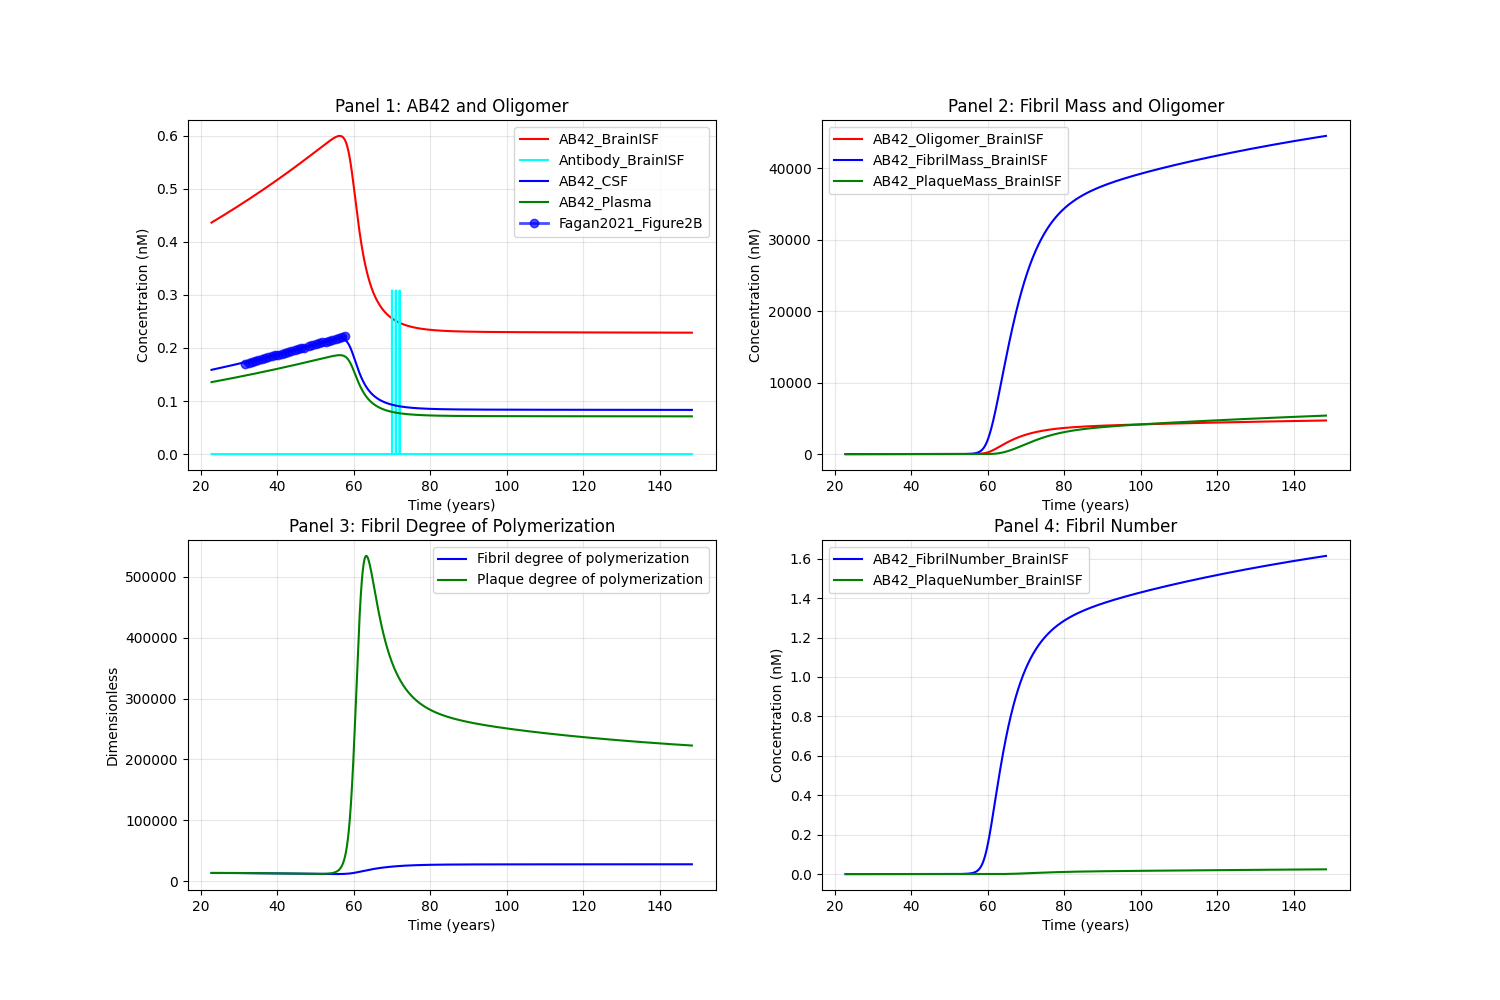

Here is the Python script that generated this plot:
import tellurium as te
import numpy as np
import matplotlib.pyplot as plt
import pandas as pd


def run_simulation():
    r = te.loada(__file__.replace('.py', '.txt'))
    r.setIntegrator('cvode')
    r.integrator.absolute_tolerance = 1e-8
    r.integrator.relative_tolerance = 1e-8
    r.integrator.setValue('stiff', True)
    result = r.simulate(0, 1000, 10000)
    result = r.simulate(1000, 200000, 200000)
    result = r.simulate(200000, 1300000, 1300000, ['time','[Antibody_Plasma]','[Antibody_BrainISF]','[Antibody_LiverVascular]',
    '[Antibody_LungVascular]','[Antibody_LymphNode]','[Antibody_BrainVascular]','[Antibody_BBB]','[Antibody_SAS]',
    '[Antibody_LV]','[APP_BrainISF]','[AB42_BrainISF]','[C99_BrainISF]','[AB42_Oligomer_BrainISF]','[AB42_FibrilNumber_BrainISF]','[AB42_FibrilMass_BrainISF]',
    '[AB42_Plasma]','[AB42_SAS]','Fibril_degree_polymerization','[AB42_PlaqueMass_BrainISF]','[AB42_PlaqueNumber_BrainISF]','Plaque_degree_polymerization'])
    
    # Create two-panel subplot layout
    fig, axes = plt.subplots(2, 2, figsize=(15, 10))
    ax1, ax2 = axes[0]
    ax3, ax4 = axes[1]
    
    # Left panel - first two variables
    ax1.plot(result['time']/24/365, result['[AB42_BrainISF]'], label='AB42_BrainISF',color='red')
    ax1.plot(result['time']/24/365, result['[Antibody_BrainISF]'], label='Antibody_BrainISF',color='cyan')
    ax1.plot(result['time']/24/365, result['[AB42_SAS]'], label='AB42_CSF',color='blue')
    ax1.plot(result['time']/24/365, result['[AB42_Plasma]'], label='AB42_Plasma',color='green')
    # ax1.plot(result['time'], result['[Antibody_Plasma]'], label='Antibody_Plasma')
    # Read the CSV file
    df = pd.read_csv('Fagan2021_Figure2B.csv')
    dian_noncarrier_data = df[df['series'] == 'DIAN_noncarrier']
    ax1.plot(dian_noncarrier_data['time'], dian_noncarrier_data['measurement'], 
         marker='o', linewidth=2, markersize=6, color='blue', alpha=0.7,label='Fagan2021_Figure2B')

    ax1.set_xlabel('Time (years)')
    ax1.set_ylabel('Concentration (nM)')
    ax1.set_title('Panel 1: AB42 and Oligomer')
    ax1.legend()
    ax1.grid(True, alpha=0.3)
    
    # Right panel - second two variables
    ax2.plot(result['time']/24/365, result['[AB42_Oligomer_BrainISF]'], label='AB42_Oligomer_BrainISF',color='red')
    
    ax2.plot(result['time']/24/365, result['[AB42_FibrilMass_BrainISF]'], label='AB42_FibrilMass_BrainISF',color='blue')
    ax2.plot(result['time']/24/365, result['[AB42_PlaqueMass_BrainISF]'], label='AB42_PlaqueMass_BrainISF',color='green')
    ax2.set_xlabel('Time (years)')
    ax2.set_ylabel('Concentration (nM)')
    ax2.set_title('Panel 2: Fibril Mass and Oligomer')
    ax2.legend()
    ax2.grid(True, alpha=0.3)

    ax3.plot(result['time']/24/365, result['Fibril_degree_polymerization'], label='Fibril degree of polymerization',color='blue')
    ax3.plot(result['time']/24/365, result['Plaque_degree_polymerization'], label='Plaque degree of polymerization',color='green')
    ax3.set_xlabel('Time (years)')
    ax3.set_ylabel('Dimensionless')
    ax3.set_title('Panel 3: Fibril Degree of Polymerization')
    ax3.legend()
    ax3.grid(True, alpha=0.3)
    
    ax4.plot(result['time']/24/365, result['[AB42_FibrilNumber_BrainISF]'], label='AB42_FibrilNumber_BrainISF',color='blue')
    ax4.plot(result['time']/24/365, result['[AB42_PlaqueNumber_BrainISF]'], label='AB42_PlaqueNumber_BrainISF',color='green')
    ax4.set_xlabel('Time (years)')
    ax4.set_ylabel('Concentration (nM)')
    ax4.set_title('Panel 4: Fibril Number')
    ax4.legend()
    ax4.grid(True, alpha=0.3)
    
    
    plt.savefig(__file__.replace('.py', '.png'))
    plt.tight_layout()

    plt.show()

if __name__ == "__main__":
    run_simulation()
    
